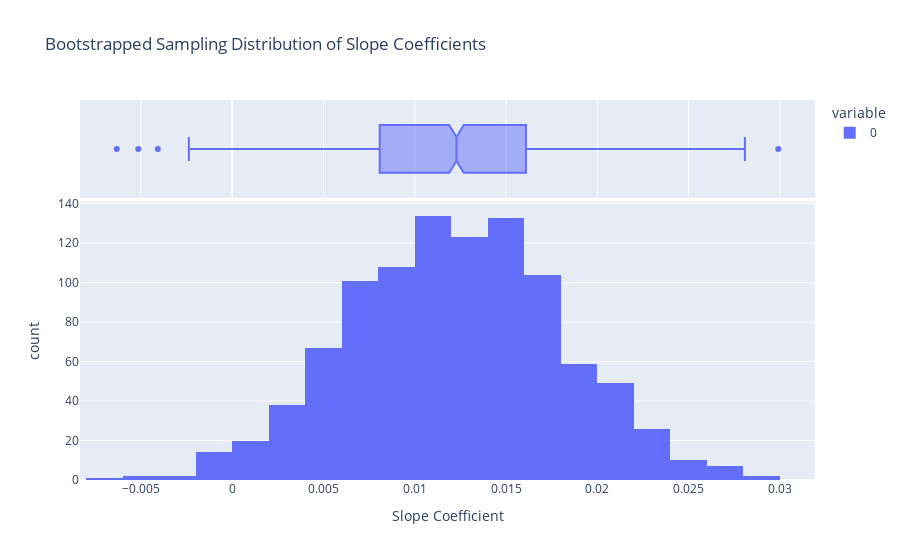
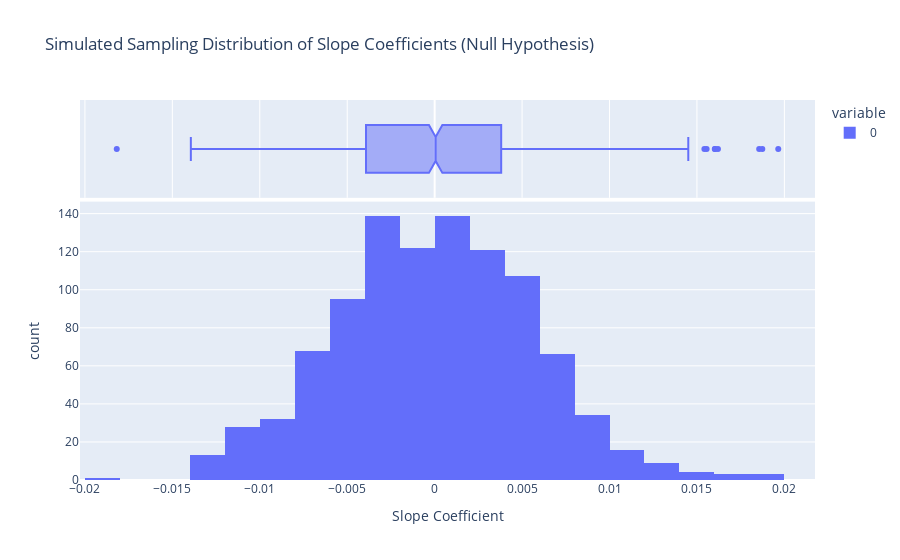

Notebook code for these charts, in order:
### Code cell
import numpy as np
import statsmodels.formula.api as smf
import pandas as pd
import plotly.express as px
from scipy import stats

import seaborn as sns
old_faithful = sns.load_dataset('geyser')

long_wait_limit = 71
long_wait = old_faithful['waiting'] > long_wait_limit
subset_long_wait = old_faithful[long_wait]

num_bootstrap_samples = 1000
bootstrapped_slope_coefficients = []

for _ in range(num_bootstrap_samples):
    sample = subset_long_wait.sample(n=len(subset_long_wait), replace=True)
    model = smf.ols('duration ~ waiting', data=sample).fit()
    bootstrapped_slope_coefficients.append(model.params['waiting'])

fig_bootstrap = px.histogram(
    bootstrapped_slope_coefficients,
    nbins=30,
    title="Bootstrapped Sampling Distribution of Slope Coefficients",
    labels={'value': 'Slope Coefficient'},
    marginal="box"
)
fig_bootstrap.show()

old_faithful_simulation = subset_long_wait.copy()
num_simulations = 1000
simulated_slope_coefficients = []

for _ in range(num_simulations):
    old_faithful_simulation['duration'] = (
        1.65 + 0 * old_faithful_simulation['waiting'] +
        stats.norm(loc=0, scale=0.37).rvs(size=len(old_faithful_simulation))
    )
    model = smf.ols('duration ~ waiting', data=old_faithful_simulation).fit()
    simulated_slope_coefficients.append(model.params['waiting'])

fig_simulation = px.histogram(
    simulated_slope_coefficients,
    nbins=30,
    title="Simulated Sampling Distribution of Slope Coefficients (Null Hypothesis)",
    labels={'value': 'Slope Coefficient'},
    marginal="box"
)
fig_simulation.show()

conf_interval = np.quantile(bootstrapped_slope_coefficients, [0.025, 0.975])
print(f"95% Bootstrapped Confidence Interval: {conf_interval}")

fitted_model = smf.ols('duration ~ waiting', data=subset_long_wait).fit()
original_slope = fitted_model.params['waiting']
is_contained = conf_interval[0] <= original_slope <= conf_interval[1]
print(f"Is the original slope within the 95% confidence interval? {is_contained}")

p_value = (np.abs(simulated_slope_coefficients) >= np.abs(original_slope)).mean()
print(f"Simulated p-value: {p_value}")

print(fitted_model.summary().tables[1])

### Figure 1 — Plotly figure (JSON) as saved in the notebook; plotly's stock layout.template omitted (floating-point values rounded to 4 significant figures; data arrays with more than 128 entries replaced by an {"elided": "..."} marker saying what was removed)
{"data": [{"alignmentgroup": "True", "bingroup": "x", "hovertemplate": "variable=0<br>Slope Coefficient=%{x}<br>count=%{y}<extra></extra>", "legendgroup": "0", "marker": {"color": "#636efa", "pattern": {"shape": ""}}, "name": "0", "nbinsx": 30, "offsetgroup": "0", "orientation": "v", "showlegend": true, "type": "histogram", "x": {"elided": "1000 float values"}, "xaxis": "x", "yaxis": "y"}, {"alignmentgroup": "True", "hovertemplate": "variable=0<br>Slope Coefficient=%{x}<extra></extra>", "legendgroup": "0", "marker": {"color": "#636efa"}, "name": "0", "notched": true, "offsetgroup": "0", "showlegend": false, "type": "box", "x": {"elided": "1000 float values"}, "xaxis": "x2", "yaxis": "y2"}], "layout": {"barmode": "relative", "legend": {"title": {"text": "variable"}, "tracegroupgap": 0}, "title": {"text": "Bootstrapped Sampling Distribution of Slope Coefficients"}, "xaxis": {"anchor": "y", "domain": [0, 1], "title": {"text": "Slope Coefficient"}}, "xaxis2": {"anchor": "y2", "domain": [0, 1], "matches": "x", "showgrid": true, "showticklabels": false}, "yaxis": {"anchor": "x", "domain": [0, 0.7326], "title": {"text": "count"}}, "yaxis2": {"anchor": "x2", "domain": [0.7426, 1], "matches": "y2", "showgrid": false, "showline": false, "showticklabels": false, "ticks": ""}}}

### Figure 2 — Plotly figure (JSON) as saved in the notebook; plotly's stock layout.template omitted (floating-point values rounded to 4 significant figures; data arrays with more than 128 entries replaced by an {"elided": "..."} marker saying what was removed)
{"data": [{"alignmentgroup": "True", "bingroup": "x", "hovertemplate": "variable=0<br>Slope Coefficient=%{x}<br>count=%{y}<extra></extra>", "legendgroup": "0", "marker": {"color": "#636efa", "pattern": {"shape": ""}}, "name": "0", "nbinsx": 30, "offsetgroup": "0", "orientation": "v", "showlegend": true, "type": "histogram", "x": {"elided": "1000 float values"}, "xaxis": "x", "yaxis": "y"}, {"alignmentgroup": "True", "hovertemplate": "variable=0<br>Slope Coefficient=%{x}<extra></extra>", "legendgroup": "0", "marker": {"color": "#636efa"}, "name": "0", "notched": true, "offsetgroup": "0", "showlegend": false, "type": "box", "x": {"elided": "1000 float values"}, "xaxis": "x2", "yaxis": "y2"}], "layout": {"barmode": "relative", "legend": {"title": {"text": "variable"}, "tracegroupgap": 0}, "title": {"text": "Simulated Sampling Distribution of Slope Coefficients (Null Hypothesis)"}, "xaxis": {"anchor": "y", "domain": [0, 1], "title": {"text": "Slope Coefficient"}}, "xaxis2": {"anchor": "y2", "domain": [0, 1], "matches": "x", "showgrid": true, "showticklabels": false}, "yaxis": {"anchor": "x", "domain": [0, 0.7326], "title": {"text": "count"}}, "yaxis2": {"anchor": "x2", "domain": [0.7426, 1], "matches": "y2", "showgrid": false, "showline": false, "showticklabels": false, "ticks": ""}}}
